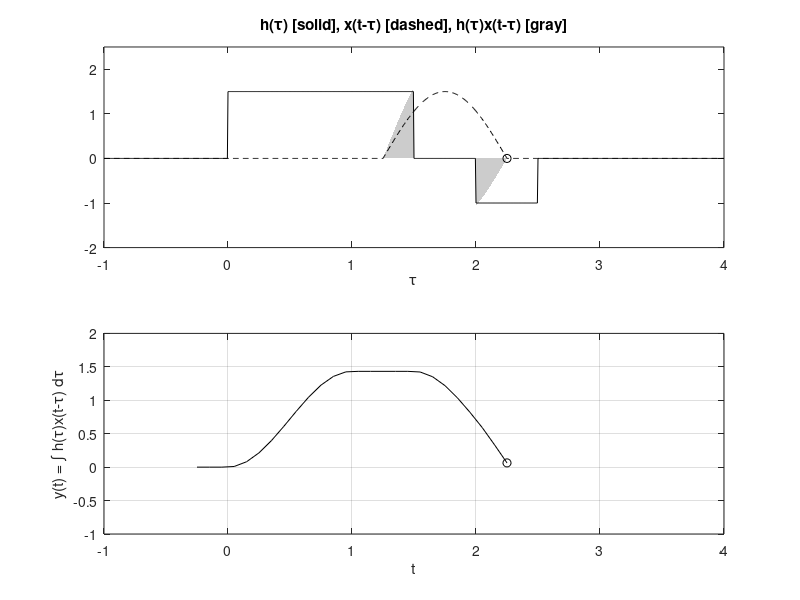
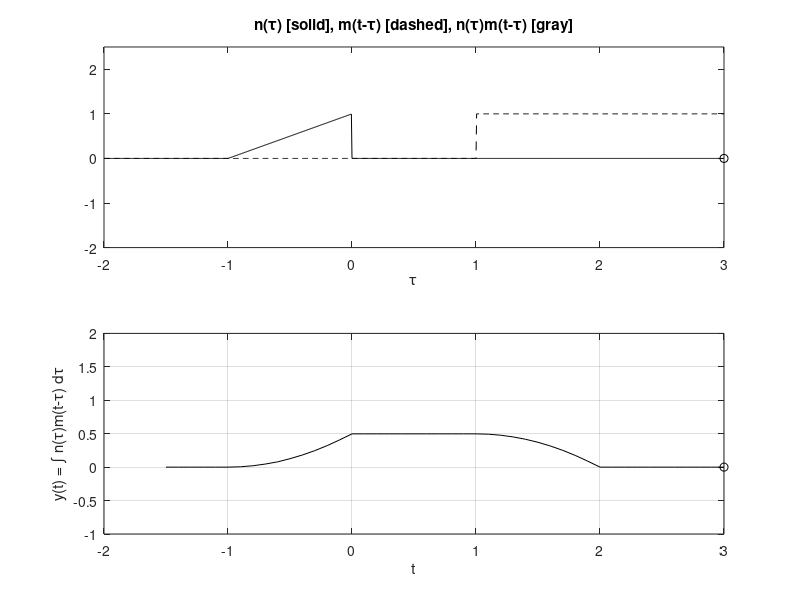
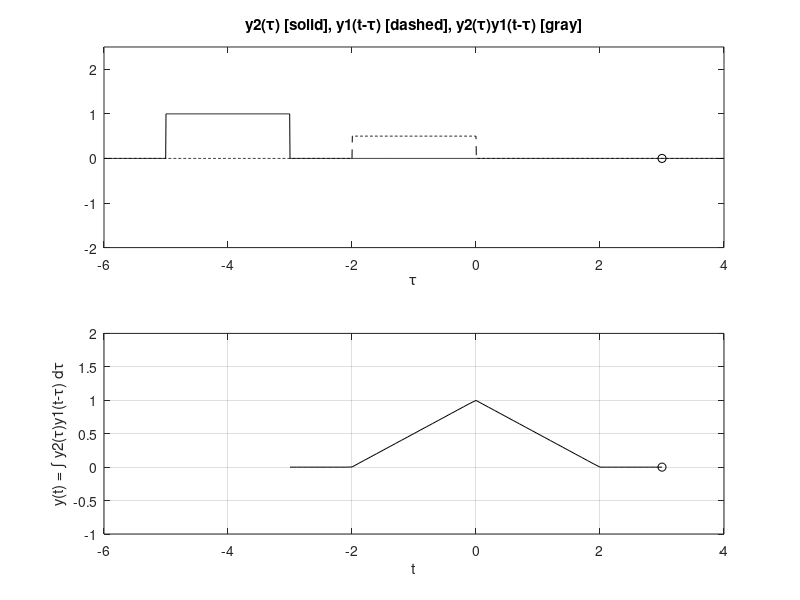
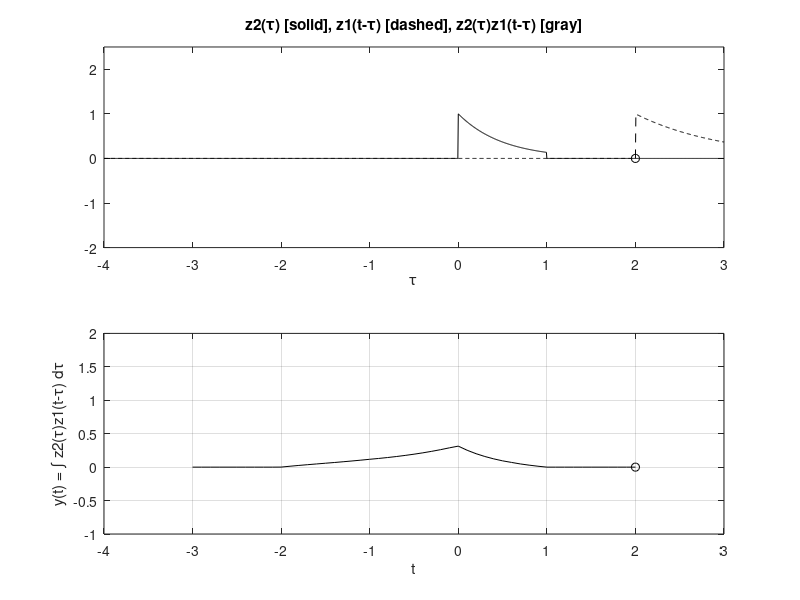

The MATLAB script that drew these images, in order:
%b1
figure(1) 
u = @(t) 1.0*(t>=0);
x = @(t) 1.5*sin(pi*t).*(u(t)-u(t-1));
h = @(t) 1.5*(u(t)-u(t-1.5))-u(t-2)+u(t-2.5);
dtau = 0.005;
tau = -1:dtau:4;
ti = 0;
tvec = -0.25:0.1:2.25;
y = NaN*zeros(1,length(tvec));
for t = tvec
    ti = ti+1;
    xh = x(t-tau).*h(tau);
    lxh = length(xh);
    y(ti) = sum(xh.*dtau);
    subplot(2,1,1), plot(tau,h(tau),'k-',tau,x(t-tau),'k--',t,0,'ok');
    axis([tau(1) tau(end) -2.0 2.5]);
    patch([tau(1:end-1);tau(1:end-1);tau(2:end);tau(2:end)], [zeros(1,lxh-1);
        xh(1:end-1);
        xh(2:end);
        zeros(1,lxh-1)], [0.8 0.8 0.8], 'edgecolor', 'none');
    xlabel('\tau');
    title('h(\tau) [solid], x(t-\tau) [dashed], h(\tau)x(t-\tau) [gray]');
    c = get(gca, 'children');
    set(gca, 'children', [c(2);c(3);c(4);c(1)]);
    subplot(2,1,2), plot(tvec,y,'k',tvec(ti),y(ti),'ok');
    xlabel('t');
    ylabel('y(t) = \int h(\tau)x(t-\tau) d\tau');
    axis([tau(1) tau(end) -1.0 2.0]);
    grid;
    %pause;
    drawnow;
end
%b2
figure(2)
m = @(t) u(t)-u(t-2);
n = @(t) (t+1).*(u(t+1)-u(t));
dtau = 0.005;
tau = -2:dtau:3;
ti = 0;
tvec = -1.5:0.1:3;
y = NaN*zeros(1,length(tvec));
for t = tvec
    ti = ti+1;
    mh = m(t-tau).*n(tau);
    lmh = length(mh);
    y(ti) = sum(mh.*dtau);
    subplot(2,1,1), plot(tau,n(tau),'k-',tau,m(t-tau),'k--',t,0,'ok');
    axis([tau(1) tau(end) -2.0 2.5]);
    patch([tau(1:end-1);tau(1:end-1);tau(2:end);tau(2:end)], [zeros(1,lmh-1);
        mh(1:end-1);
        mh(2:end);zeros(1,lmh-1)], [0.8 0.8 0.8], 'edgecolor', 'none');
    xlabel('\tau');
    title('n(\tau) [solid], m(t-\tau) [dashed], n(\tau)m(t-\tau) [gray]');
    c = get(gca, 'children');
    set(gca, 'children', [c(2);c(3);c(4);c(1)]);
    subplot(2,1,2), plot(tvec,y,'k',tvec(ti),y(ti),'ok');
    xlabel('t');
    ylabel('y(t) = \int n(\tau)m(t-\tau) d\tau');
    axis([tau(1) tau(end) -1.0 2.0]);
    grid;
    drawnow;
end
%b3
figure(4)
y1 = @(t) 0.5*(u(t-3)-u(t-5));
y2 = @(t) u(t+5)-u(t+3);
dtau = 0.005;
tau = -6:dtau:4;
ti = 0;
tvec = -3:0.1:3;
y = NaN*zeros(1,length(tvec));
for t = tvec
    ti = ti+1;
    y1h = y1(t-tau).*y2(tau);
    ly1h = length(y1h);
    y(ti) = sum(y1h.*dtau);
    subplot(2,1,1), plot(tau,y2(tau),'k-',tau,y1(t-tau),'k--',t,0,'ok');
    axis([tau(1) tau(end) -2.0 2.5]);
    patch([tau(1:end-1);tau(1:end-1);tau(2:end);tau(2:end)], [zeros(1,ly1h-1);y1h(1:end-1);
        y1h(2:end);zeros(1,ly1h-1)], [0.8 0.8 0.8], 'edgecolor', 'none');
    xlabel('\tau');
    title('y2(\tau) [solid], y1(t-\tau) [dashed], y2(\tau)y1(t-\tau) [gray]');
    c = get(gca, 'children');
    set(gca, 'children', [c(2);c(3);c(4);c(1)]);
    subplot(2,1,2), plot(tvec,y,'k',tvec(ti),y(ti),'ok');
    xlabel('t');
    ylabel('y(t) = \int y2(\tau)y1(t-\tau) d\tau');
    axis([tau(1) tau(end) -1.0 2.0]);
    grid;
    drawnow;
end

figure(5)
z1 = @(t) exp(t).*(u(t+2)-u(t));
z2 = @(t) exp(-2*t).*(u(t)-u(t-1));
dtau = 0.005;
tau = -4:dtau:3;
ti = 0;
tvec = -3:0.1:2;
y = NaN*zeros(1,length(tvec));
for t = tvec
    ti = ti+1;
    z1h = z1(t-tau).*z2(tau);
    lz1h = length(z1h);
    y(ti) = sum(z1h.*dtau);
    subplot(2,1,1), plot(tau,z2(tau),'k-',tau,z1(t-tau),'k--',t,0,'ok');
    axis([tau(1) tau(end) -2.0 2.5]);
    patch([tau(1:end-1);tau(1:end-1);tau(2:end);tau(2:end)], [zeros(1,lz1h-1);
        z1h(1:end-1);z1h(2:end);zeros(1,lz1h-1)], [0.8 0.8 0.8], 'edgecolor', 'none');
    xlabel('\tau');
    title('z2(\tau) [solid], z1(t-\tau) [dashed], z2(\tau)z1(t-\tau) [gray]');
    c = get(gca, 'children');
    set(gca, 'children', [c(2);c(3);c(4);c(1)]);
    subplot(2,1,2), plot(tvec,y,'k',tvec(ti),y(ti),'ok');
    xlabel('t');
    ylabel('y(t) = \int z2(\tau)z1(t-\tau) d\tau');
    axis([tau(1) tau(end) -1.0 2.0]);
    grid;
    drawnow;
end


